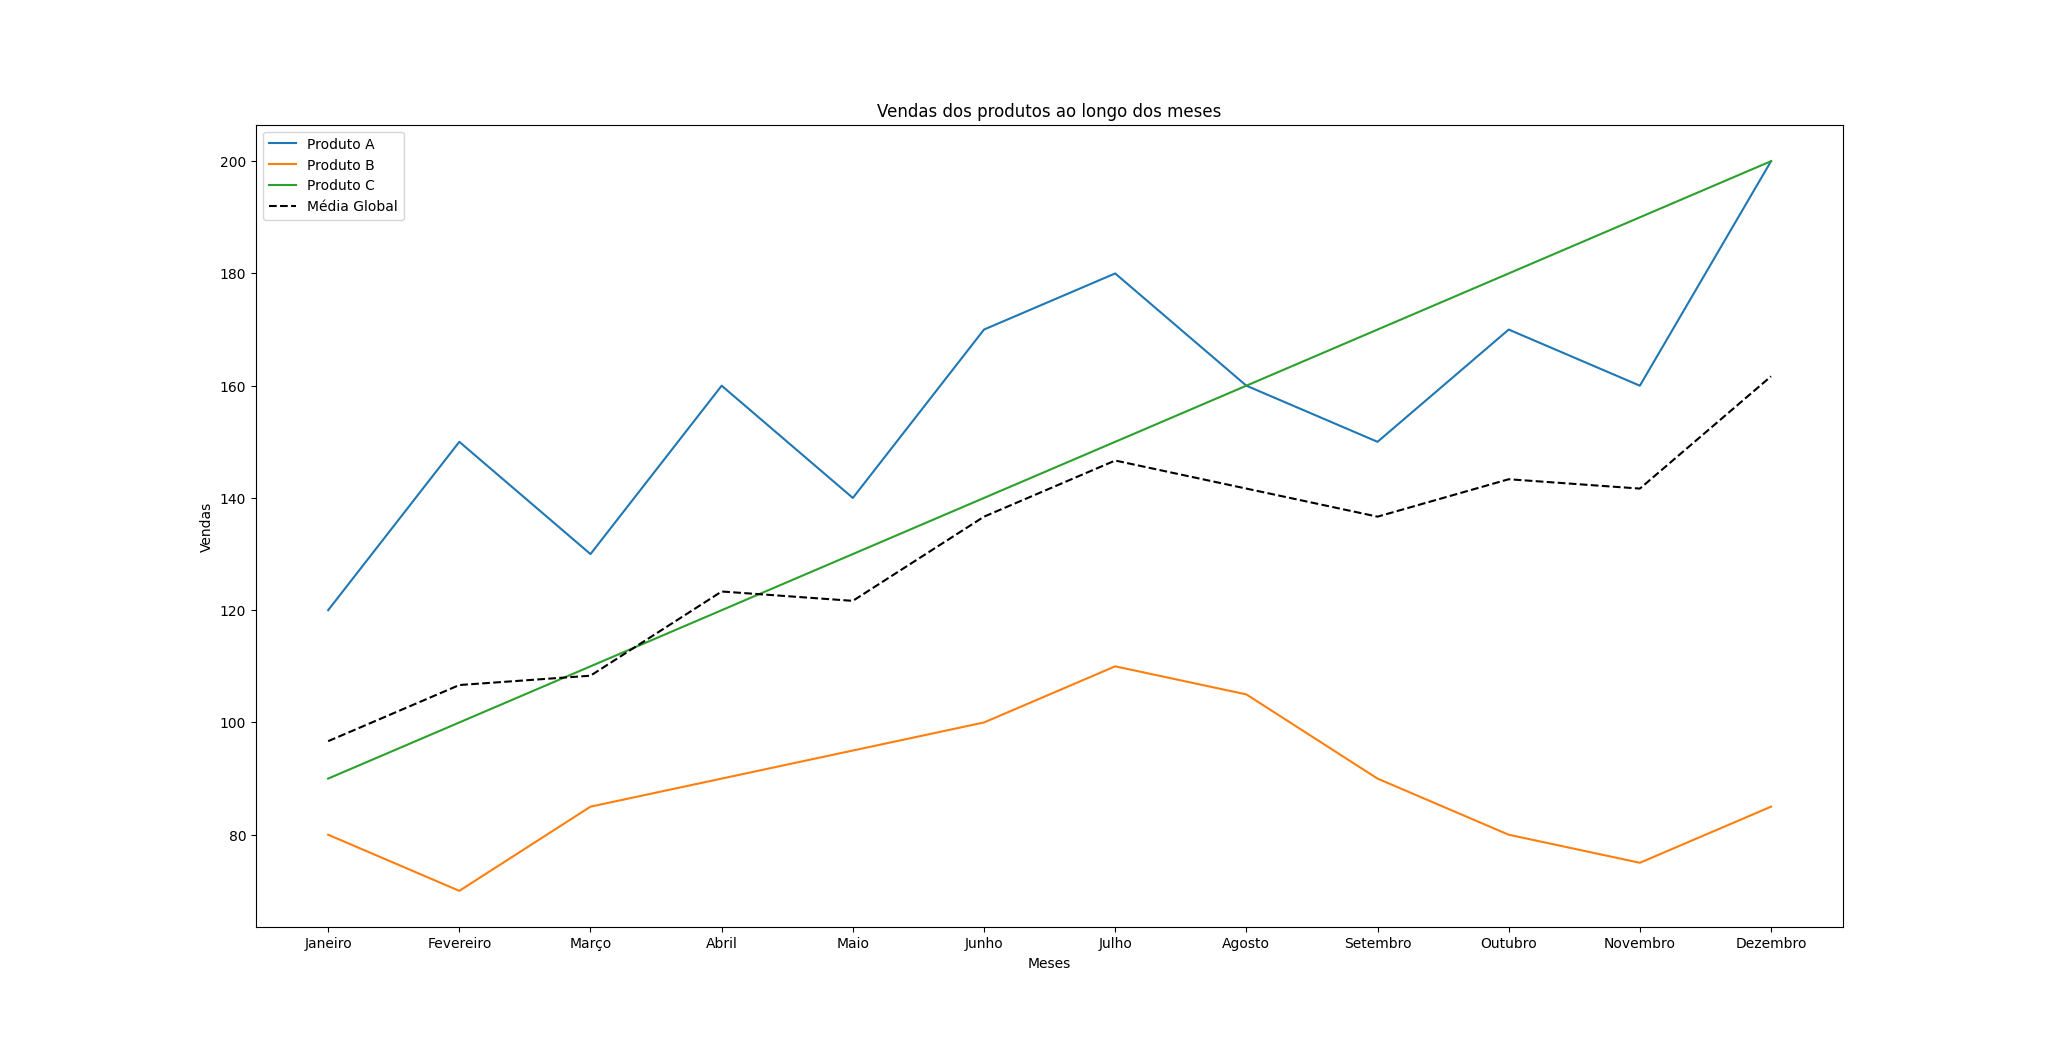

This figure's Python source:
# Autor: Matheus Magalhães

import pandas as pd
import matplotlib.pyplot as plt

# Importando o .csv e definindo o DataFrame:
df = pd.read_csv("vendas.csv")

# Calculando a média global de vendas ao longo dos meses:
df["Média Global"] = df[["Produto A", "Produto B", "Produto C"]].mean(axis=1)

# Criando o gráfico de linhas com os três produtos e a média:
plt.plot(df["Mês"], df["Produto A"], label="Produto A")
plt.plot(df["Mês"], df["Produto B"], label="Produto B")
plt.plot(df["Mês"], df["Produto C"], label="Produto C")
plt.plot(df["Mês"], df["Média Global"], label="Média Global", linestyle="dashed", color="black")  # Linha pontilhada para destaque

# Definindo título e legendas:
plt.title("Vendas dos produtos ao longo dos meses")
plt.xlabel("Meses")
plt.ylabel("Vendas")

# Adicionando legenda para identificar cada linha
plt.legend()

# Exibindo o gráfico
plt.show()
